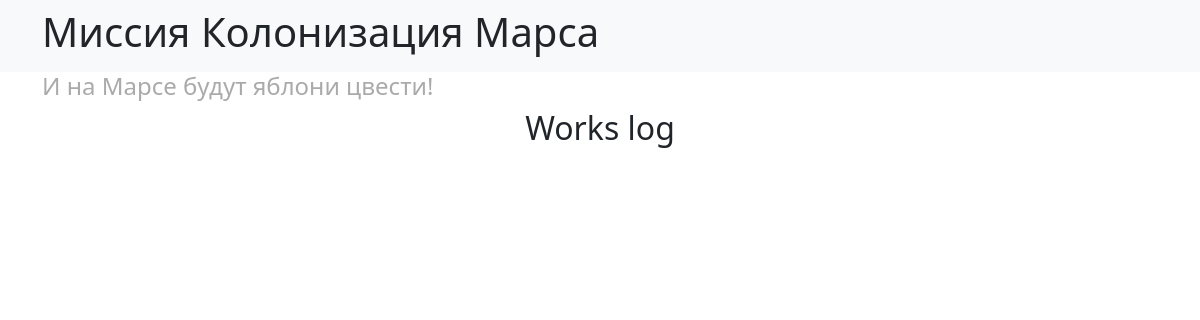
/jobs, run on an earlier commit of the app's database.
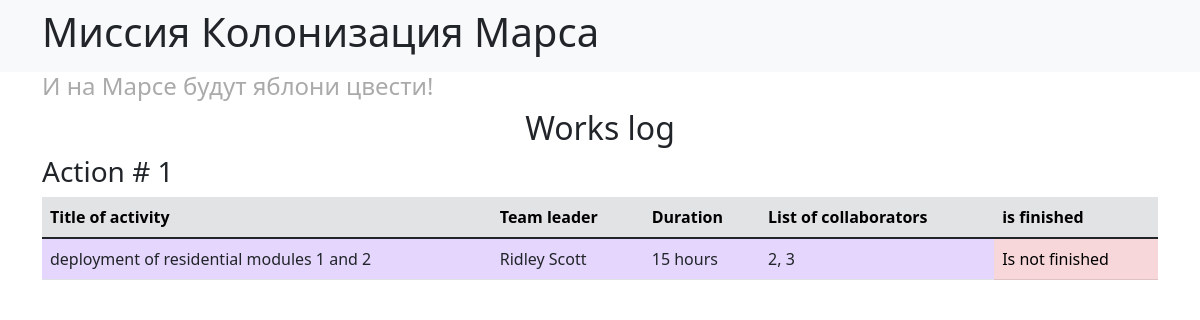
And on a later commit of the database.
### data/jobs.py (models this page shows, shortened)
class Jobs(SqlAlchemyBase):
    __tablename__ = 'jobs'
    id = sqlalchemy.Column(sqlalchemy.Integer,
                           primary_key=True, autoincrement=True)
    team_leader = sqlalchemy.Column(sqlalchemy.Integer, sqlalchemy.ForeignKey("users.id"))
    job = sqlalchemy.Column(sqlalchemy.Text, nullable=True)
    work_size = sqlalchemy.Column(sqlalchemy.Integer, nullable=True)
    collaborators = sqlalchemy.Column(sqlalchemy.String, nullable=True)
    start_date = sqlalchemy.Column(sqlalchemy.DateTime, nullable=True)
    end_date = sqlalchemy.Column(sqlalchemy.DateTime, nullable=True)
    is_finished = sqlalchemy.Column(sqlalchemy.Boolean, default=False)
    responsible = orm.relation('User')

### data/users.py (models this page shows, shortened)
class User(SqlAlchemyBase):
    __tablename__ = 'users'
    id = sqlalchemy.Column(sqlalchemy.Integer,
                           primary_key=True, autoincrement=True)
    surname = sqlalchemy.Column(sqlalchemy.String, nullable=True)
    name = sqlalchemy.Column(sqlalchemy.String, nullable=True)
    age = sqlalchemy.Column(sqlalchemy.Integer, nullable=True)
    position = sqlalchemy.Column(sqlalchemy.String, nullable=True)
    speciality = sqlalchemy.Column(sqlalchemy.String, nullable=True)
    address = sqlalchemy.Column(sqlalchemy.String, nullable=True)
    email = sqlalchemy.Column(sqlalchemy.String,
                              index=True, unique=True, nullable=True)
    hashed_password = sqlalchemy.Column(sqlalchemy.String, nullable=True)
    modified_date = sqlalchemy.Column(sqlalchemy.DateTime,
                                     default=datetime.datetime.now)

### main.py (the view)
@app.route('/')
@app.route('/jobs')
def index():
    session = db_session.create_session()
    jobs = session.query(Jobs).all()
    return render_template('index.html', jobs=jobs)

### data/db_session.py (called while the page is built)
def create_session() -> Session:
    global __factory
    return __factory()

### templates/index.html
{% extends "base.html" %}
{% block content %}
<h2 class="text-center">Works log</h2>
{% for job in jobs %}
{% set finish_status_style = "table-danger" %}
{% if job.is_finished %} {% set finish_status_style = "table-primary" %} {% endif %}
<h3>Action # {{ job.id }}</h3>
<table class="table">
  <thead>
    <tr class="table-secondary">
      <th scope="col">Title of activity</th>
      <th scope="col">Team leader</th>
      <th scope="col">Duration</th>
      <th scope="col">List of collaborators</th>
      <th scope="col">is finished</th>
    </tr>
  </thead>
  <tbody>
    <tr class="purple">
      <td>{{ job.job }}</td>
      <td>{{ job.responsible.name }} {{ job.responsible.surname }}</td>
      <td>{{ job.work_size }} hours</td>
      <td>{{ job.collaborators }}</td>
      <td class="{{ finish_status_style }}">{% if job.is_finished %}Is finished{% else %}Is not finished{% endif %}</td>
    </tr>
  </tbody>
</table>
{% endfor %}
{% endblock %}

What changed in the data, as far as the page shows it:
added Jobs: id "1", job "deployment of residential modules 1 and 2", responsible.name "Ridley", responsible.surname "Scott", work_size "15", collaborators "2, 3", is_finished "Is not finished"
